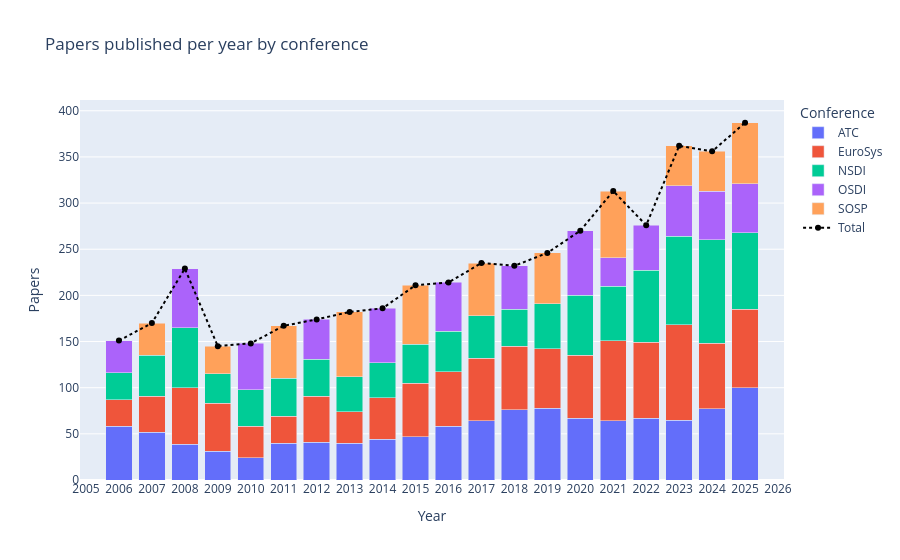

Write notebook code for a chart like this one.
### Markdown cell above
## 1 · Papers over time

### Code cell
df = papers_over_time(editions)
totals = df.groupby("year", as_index=False)["paper_count"].sum().rename(columns={"paper_count": "total"})

fig = px.bar(
    df, x="year", y="paper_count", color="conference",
    barmode="stack",
    title="Papers published per year by conference",
    labels={"paper_count": "Papers", "year": "Year", "conference": "Conference"},
)
fig.add_scatter(
    x=totals["year"], y=totals["total"],
    mode="lines+markers", name="Total",
    line=dict(color="black", width=2, dash="dot"),
)
fig.update_layout(xaxis=dict(dtick=1), hovermode="x unified")
fig.show()

### Figure 1 — Plotly figure (JSON) as saved in the notebook; plotly's stock layout.template omitted (floating-point values rounded to 4 significant figures)
{"data": [{"hovertemplate": "Conference=ATC<br>Year=%{x}<br>Papers=%{y}<extra></extra>", "legendgroup": "ATC", "marker": {"color": "#636efa", "pattern": {"shape": ""}}, "name": "ATC", "orientation": "v", "showlegend": true, "textposition": "auto", "type": "bar", "x": [2006, 2007, 2008, 2009, 2010, 2011, 2012, 2013, 2014, 2015, 2016, 2017, 2018, 2019, 2020, 2021, 2022, 2023, 2024, 2025], "xaxis": "x", "y": [58, 52, 39, 31, 24, 40, 41, 40, 44, 47, 58, 64, 76, 78, 67, 64, 67, 65, 77, 100], "yaxis": "y"}, {"hovertemplate": "Conference=EuroSys<br>Year=%{x}<br>Papers=%{y}<extra></extra>", "legendgroup": "EuroSys", "marker": {"color": "#EF553B", "pattern": {"shape": ""}}, "name": "EuroSys", "orientation": "v", "showlegend": true, "textposition": "auto", "type": "bar", "x": [2006, 2007, 2008, 2009, 2010, 2011, 2012, 2013, 2014, 2015, 2016, 2017, 2018, 2019, 2020, 2021, 2022, 2023, 2024, 2025], "xaxis": "x", "y": [29, 39, 61, 52, 34, 29, 50, 34, 45, 58, 59, 68, 69, 64, 68, 87, 82, 103, 71, 85], "yaxis": "y"}, {"hovertemplate": "Conference=NSDI<br>Year=%{x}<br>Papers=%{y}<extra></extra>", "legendgroup": "NSDI", "marker": {"color": "#00cc96", "pattern": {"shape": ""}}, "name": "NSDI", "orientation": "v", "showlegend": true, "textposition": "auto", "type": "bar", "x": [2006, 2007, 2008, 2009, 2010, 2011, 2012, 2013, 2014, 2015, 2016, 2017, 2018, 2019, 2020, 2021, 2022, 2023, 2024, 2025], "xaxis": "x", "y": [29, 44, 65, 32, 40, 41, 40, 38, 38, 42, 44, 46, 40, 49, 65, 59, 78, 96, 112, 83], "yaxis": "y"}, {"hovertemplate": "Conference=OSDI<br>Year=%{x}<br>Papers=%{y}<extra></extra>", "legendgroup": "OSDI", "marker": {"color": "#ab63fa", "pattern": {"shape": ""}}, "name": "OSDI", "orientation": "v", "showlegend": true, "textposition": "auto", "type": "bar", "x": [2006, 2008, 2010, 2012, 2014, 2016, 2018, 2020, 2021, 2022, 2023, 2024, 2025], "xaxis": "x", "y": [35, 64, 50, 43, 59, 53, 47, 70, 31, 49, 55, 53, 53], "yaxis": "y"}, {"hovertemplate": "Conference=SOSP<br>Year=%{x}<br>Papers=%{y}<extra></extra>", "legendgroup": "SOSP", "marker": {"color": "#FFA15A", "pattern": {"shape": ""}}, "name": "SOSP", "orientation": "v", "showlegend": true, "textposition": "auto", "type": "bar", "x": [2007, 2009, 2011, 2013, 2015, 2017, 2019, 2021, 2023, 2024, 2025], "xaxis": "x", "y": [35, 30, 57, 70, 64, 57, 55, 72, 43, 43, 66], "yaxis": "y"}, {"line": {"color": "black", "dash": "dot", "width": 2}, "mode": "lines+markers", "name": "Total", "type": "scatter", "x": [2006, 2007, 2008, 2009, 2010, 2011, 2012, 2013, 2014, 2015, 2016, 2017, 2018, 2019, 2020, 2021, 2022, 2023, 2024, 2025], "y": [151, 170, 229, 145, 148, 167, 174, 182, 186, 211, 214, 235, 232, 246, 270, 313, 276, 362, 356, 387]}], "layout": {"barmode": "stack", "hovermode": "x unified", "legend": {"title": {"text": "Conference"}, "tracegroupgap": 0}, "title": {"text": "Papers published per year by conference"}, "xaxis": {"anchor": "y", "domain": [0, 1], "dtick": 1, "title": {"text": "Year"}}, "yaxis": {"anchor": "x", "domain": [0, 1], "title": {"text": "Papers"}}}}
